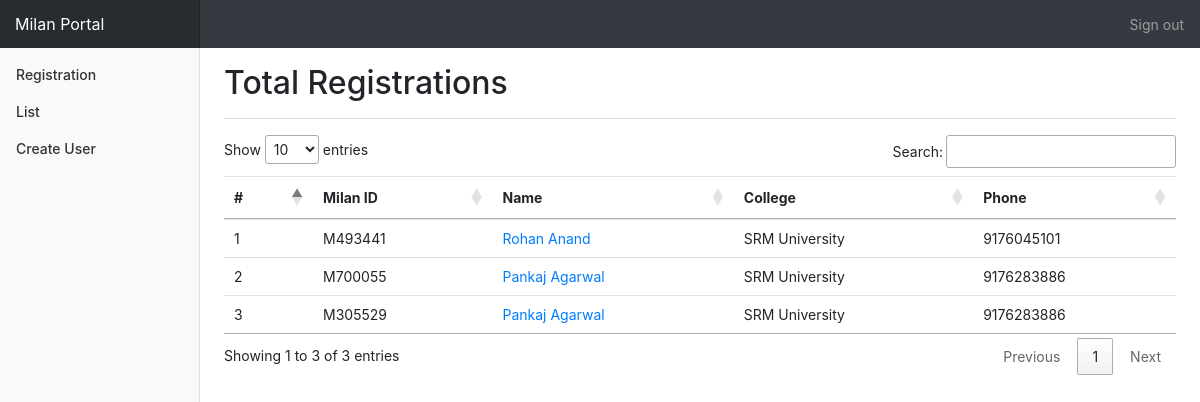
The app's page /registration/list.php (signed in) with its own data.
### tables this page shows
CREATE TABLE `registration` (
  `id` int(11) NOT NULL,
  `name` varchar(256) NOT NULL,
  `college_name` varchar(256) NOT NULL,
  `registerer` varchar(128) NOT NULL,
  `phone` varchar(32) NOT NULL,
  `milan_id` varchar(64) NOT NULL,
  `events` text NOT NULL,
  `timestamp` timestamp NOT NULL DEFAULT CURRENT_TIMESTAMP
);

### objects/registration.php (called while the page is built, shortened)
<?php
class Registration {
  private $conn;
  public function __construct($db){
      $this->conn = $db;
  }
  public function selectAll() {
    $sql = "SELECT * FROM registration";
    return $this->conn->query($sql);
  }
}
?>

### registration/list.php (the view, shortened to what this page needs)
<?php
  include_once '../templates/head.php';
  if($_SESSION['user']['role'] == 'admin') {
    include_once '../templates/mainnav-admin.php';
  } else {
    include_once '../templates/mainnav.php';
  }
  include_once '../objects/registration.php';
  $database = new Database();
  $db = $database->getConnection();
  $registration = new Registration($db);
?>
<link rel="stylesheet" href="https://cdn.datatables.net/1.10.16/css/jquery.dataTables.min.css">
<main role="main" class="col-md-9 ml-sm-auto col-lg-10 pt-3 px-4">
  <div class="d-flex justify-content-between flex-wrap flex-md-nowrap align-items-center pb-2 mb-3 border-bottom">
    <h1 class="h2">Total Registrations</h1>
  </div>
  <table id="myTable" class="table">
    <thead>
      <tr>
        <th scope="col">#</th>
        <th scope="col">Milan ID</th>
        <th scope="col">Name</th>
        <th scope="col">College</th>
        <th scope="col">Phone</th>
      </tr>
    </thead>
    <tbody>
      <?php
        $result = $registration->selectAll();
        $i=1;
        if($result->num_rows > 0) {
          while ($row = $result->fetch_assoc()) {
            $milan_id = $row['milan_id'];
            $name     = $row['name'];
            $college  = $row['college_name'];
            $phone    = $row['phone'];
            echo "
              <tr>
                <td>$i</td>
                <td>$milan_id</td>
                <td><a href='../registration/event.php?id=$milan_id'>$name</a></td>
                <td>$college</td>
                <td>$phone</td>
              </tr>
            ";
            $i++;
          }
        }
      ?>
    </tbody>
  </table>
</main>
<?php
  include '../templates/footer.php';
?>

### templates/head.php (shortened to what this page needs)
<!DOCTYPE html>
<html>
  <head>
    <link rel="stylesheet" href="https://maxcdn.bootstrapcdn.com/bootstrap/4.0.0/css/bootstrap.min.css">
  </head>
  <body>

### templates/mainnav-admin.php (shortened to what this page needs)
<link rel="stylesheet" href="../assets/css/mainnav.css">
<nav class="navbar navbar-dark sticky-top bg-dark flex-md-nowrap p-0">
  <a class="navbar-brand col-sm-3 col-md-2 mr-0" href="#">Milan Portal</a>
  <ul class="navbar-nav px-3">
    <li class="nav-item text-nowrap">
      <a class="nav-link" href="../user/logout.php">Sign out</a>
    </li>
  </ul>
</nav>
<div class="container-fluid">
  <div class="row">
    <nav class="col-md-2 d-none d-md-block bg-light sidebar">
      <div class="sidebar-sticky">
        <ul class="nav flex-column">
          <li class="nav-item">
            <a class="nav-link" href="../registration/">
              Registration <span class="sr-only">(current)</span>
            </a>
          </li>
          <li class="nav-item">
            <a class="nav-link" href="../registration/list.php">
              List
            </a>
          </li>
          <li class="nav-item">
            <a class="nav-link" href="../admin/create-user.php">
              Create User
            </a>
          </li>
        </ul>
      </div>
    </nav>

### templates/footer.php (shortened to what this page needs)
      </div>
    </div>
  </body>
</html>

### assets/css/mainnav.css (style rules this page uses)
body { font-size: .875rem; }
.sidebar { position: fixed; top: 0; bottom: 0; left: 0; z-index: 100; padding: 0; box-shadow: inset -1px 0 0 rgba(0, 0, 0, .1); }
.sidebar-sticky { position: -webkit-sticky; position: sticky; top: 48px; height: calc(100vh - 48px); padding-top: .5rem; overflow-x: hidden; overflow-y: auto; }
.sidebar .nav-link { font-weight: 500; color: #333; }
.navbar-brand { padding-top: .75rem; padding-bottom: .75rem; font-size: 1rem; background-color: rgba(0, 0, 0, .25); box-shadow: inset -1px 0 0 rgba(0, 0, 0, .25); }
.border-bottom { border-bottom: 1px solid #e5e5e5; }

### records on screen
registration: milan "M493441", name "Rohan Anand", college_name "SRM University", phone "9176045101"
registration: milan "M700055", name "Pankaj Agarwal", college_name "SRM University", phone "9176283886"
registration: milan "M305529", name "Pankaj Agarwal", college_name "SRM University", phone "9176283886"
